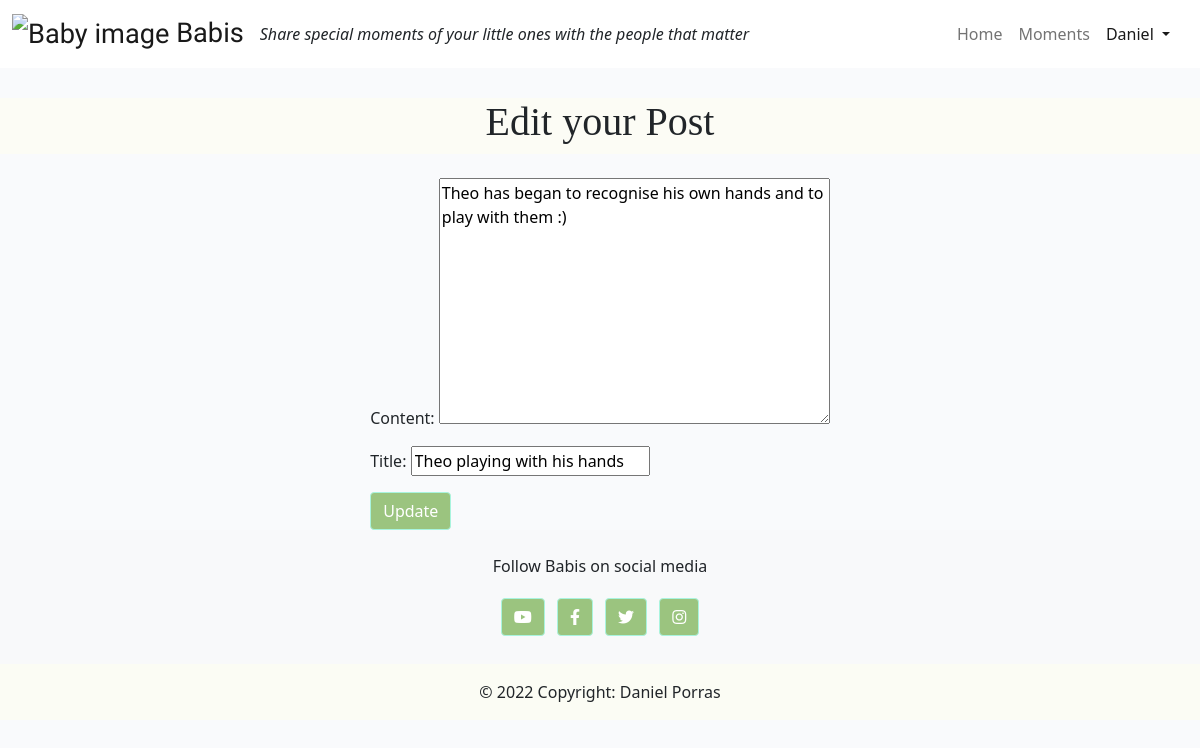
Screenshot of /edit_post/3/ (signed in) with the database file from the repository.
### feedpost/models.py (models this page shows, shortened)
class CustomUser(AbstractUser):
    is_parent = models.BooleanField(default=True)
    is_guest = models.BooleanField(default=False)

class Post(models.Model):
    title = models.CharField(max_length=200, unique=True)
    author = models.ForeignKey(
        CustomUser, on_delete=models.CASCADE, default=True)
    slug = models.SlugField(max_length=200, unique=True)
    content = models.TextField()
    featured_image = CloudinaryField("image", default="placeholder")
    created_at = models.DateTimeField(auto_now_add=True)
    updated_at = models.DateTimeField(auto_now=True)
    deleted_at = models.DateTimeField(auto_now=True)
    likes = models.ManyToManyField(
        CustomUser, related_name="likes", blank=True)
    class Meta:
        verbose_name_plural = "Posts"
        ordering = ["created_at"]

### feedpost/views.py (the view, shortened to what this page needs)
class PostEditView(LoginRequiredMixin, UserPassesTestMixin, UpdateView):
    model = Post
    fields = ["content", "title"]
    template_name = "edit_post.html"
    def test_func(self):
        post = self.get_object()
        return self.request.user == post.author

### templates/edit_post.html (shortened to what this page needs)
{% extends "base.html" %}
{% load crispy_forms_tags %}
{% load static %}
{% block content %}
<div class="d-flex justify-content-center post-color" style="margin-top:30px">
    <h1 class="title_font">Edit your Post</h1>
</div>
<div class="d-flex align-items-center justify-content-center">
    <br /><br />
    <form method="POST" enctype="multipart/form-data">
        {{ form.as_p }}
        <button class ="btn btn-primary m-12" type="submit">Update</button>
    </form>
</div>
{% endblock content %}

### templates/base.html (shortened to what this page needs)
{% load static %}
<!DOCTYPE html>
<html class="h-100">
<head>
  <link rel="stylesheet" href="https://cdnjs.cloudflare.com/ajax/libs/font-awesome/6.0.0-beta2/css/all.min.css"
/>
  <link rel="stylesheet" href="https://cdnjs.cloudflare.com/ajax/libs/font-awesome/5.15.3/css/all.min.css">
  <link href="https://cdn.jsdelivr.net/npm/bootstrap@5.0.1/dist/css/bootstrap.min.css" rel="stylesheet"
>
  <link rel="stylesheet" href="{% static 'css/style.css' %}">
</head>
<body class="d-flex flex-column h-100 main-bg">
  <nav class="navbar navbar-expand-lg navbar-light bg-white">
    <div class="container-fluid">
      <a class="navbar-brand logo_font large_text light_font white_font" href="{% url 'home' %}">
        <img
          src="https://img.freepik.com/premium-vector/cute-baby-elephant-with-moon-stars-vector-illustration_159446-654.jpg?w=740", alt="Baby image",
          width="60"> Babis
      </a><span class="font_italic">Share special moments of your little ones with the people that matter</span>
      <div class="navbar-nav ms-auto mb-2 mb-lg-0" style="margin-right: 10px; "id="navbarText">
        <ul class="navbar-nav me-auto mb-2 mb-lg-0">
          {% if user.is_authenticated %}
          <li class="nav-item">
            <a class="nav-link" aria-current="page" href="{% url 'home' %}">Home</a>
          </li>
          <li class="nav-item">
            <a class="nav-link" aria-current="page" href="{% url 'post_detail' %}">Moments</a>
          </li>
          <li class="nav-item dropdown">
            <a class="nav-link dropdown-toggle active" id="navbarDropdown" role="button" data-bs-toggle="dropdown"
              aria-expanded="false">
              {{user}}
            </a>
          {% endif %}
        </ul>
      </div>
    </div>
  </nav>
  <main class="flex-shrink-0 main-bg">
    {% block content %}{% endblock content %}
  </main>
  <footer class="bg-light text-lg-start">
    <div class="text-center py-4 align-items-center">
      <p>Follow Babis on social media</p>
      <a href="" class="btn btn-primary m-1" role="button" rel="nofollow" target="_blank">
        <i class="fab fa-youtube"></i>
      </a>
      <a href="" class="btn btn-primary m-1" role="button" rel="nofollow" target="_blank">
        <i class="fab fa-facebook-f"></i>
      </a>
      <a href="" class="btn btn-primary m-1" role="button" rel="nofollow" target="_blank">
        <i class="fab fa-twitter"></i>
      </a>
      <a href="" class="btn btn-primary m-1" role="button" rel="nofollow" target="_blank">
        <i class="fab fa-instagram"></i>
      </a>
    </div>
    <div class="text-center p-3 post-color">
      © 2022 Copyright: Daniel Porras
    </div>
  </footer>
</body>
</html>

### static/css/style.css (style rules this page uses)
body { background-color: #F9FAFC; }
.logo_font { font-family: 'DynaPuff', cursive; }
.title_font { font-family: 'Alumni Sans Pinstripe' }
.light_font { font-weight: 300; }
.large_text { font-size: 1.7rem; }
.font_italic { font-style: italic }
.btn-primary { color: #fff; background-color:rgb(155, 196, 127)!important; border-color: rgb(169, 244, 222)!important; }
.post-color { background-color: rgba(255, 255, 240, 0.5); }

### rows the page displays
CustomUser: username "Daniel"
Post: content "Theo has began to recognise his own hands and to play with them :)", title "Theo playing with his hands"
